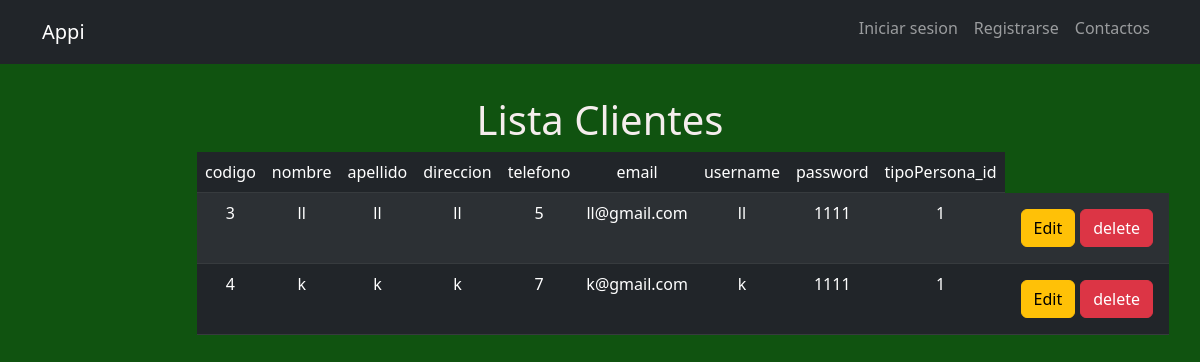
Screenshot of /lista-clientes/ with the database file from the repository.
### appi/models.py (models this page shows)
class Persona(models.Model):
    codigo = models.BigIntegerField(primary_key=True)
    nombre = models.CharField(max_length=200)
    apellido = models.CharField(max_length=200)
    direccion = models.CharField(max_length=100)
    telefono = models.CharField(max_length=100)
    email = models.EmailField()
    username = models.CharField(max_length=100)
    password = models.CharField(max_length= 20, blank= False, null= False)
    tipoPersona = models.ForeignKey(tipo_persona, on_delete=models.CASCADE,default=1)
    user = models.ForeignKey(User,on_delete=models.CASCADE,default=1)

### appi/views.py (the view)
# urls.py: path('lista-clientes/',views.listaclientes,name='personas.list'),
def listaclientes(request):
    Personas=Persona.objects.all()
    return render(request,'projects/listaclientes.html',{
        "Personas":Personas
         })

### appi/templates/projects/listaclientes.html
{% extends 'layouts/base.html' %}
{% block content %}
<div class="container mb-3 pt-5">
  <div class="row d-flex justify-content-center">
    <div class="col-md-10">
      <div>
        <h1>Lista Clientes </h1>
        <table class="table table-dark table-striped">
          <thead>
            <tr>
              <td> codigo </td>
              <td> nombre </td>
              <td> apellido </td>
              <td> direccion </td>
              <td> telefono </td>
              <td> email </td>
              <td> username </td>
              <td> password </td>
              <td> tipoPersona_id </td>
            </tr>
          </thead>
          <tbody>
            {% for Persona in Personas %}
            <tr>
              <td>
                {{ Persona.codigo }}
              </td>
              <td>
                {{ Persona.nombre }}
              </td>
              <td>
                {{ Persona.apellido }}
              </td>
              <td>
                {{ Persona.direccion }}
              </td>
              <td>
                {{ Persona.telefono }}
              </td>
              <td>
                {{ Persona.email }}
              </td>
              <td>
                {{ Persona.username }}
              </td>
              <td>
                {{ Persona.password }}
              </td>
              <td>
                {{ Persona.tipoPersona_id }}
              </td>
              <td>
                <div class="d-flex p-2">
                  <a class="btn btn-warning" style="margin-right: 5px;" href="{% url 'projects.edit' Persona.codigo %}">Edit</a>
                  <a class="btn btn-danger" href="{% url 'projects.destroy' Persona.codigo %}">delete</a>
                </div>
              </td>
            </tr>
            {% endfor %}
          </tbody>
        </table>
      </div>
    </div>
  </div>
</div>
{% endblock %}

### appi/templates/layouts/base.html (shortened to what this page needs)
{% load static %}
<!DOCTYPE html>
<html>
<head>
  <link href="https://cdn.jsdelivr.net/npm/bootstrap@5.3.0-alpha3/dist/css/bootstrap.min.css" rel="stylesheet"
>
  <link href="{%static 'css/main.css'%}" rel="stylesheet">
</head>
<body>
<div class="container pt-5">
    <nav class="navbar navbar-expand-lg navbar-dark bg-dark fixed-top " >
      <div class="container">
        <a href="{% url 'inicio' %}" class="navbar-brand"> Appi</a>
      <div class="collapse navbar-collapse" id="navbarSupportedContent">
        <ul class="navbar-nav ms-auto mb-2 mb-llg-0">
          {% if user.is_authenticated %}
          <li class="nav-item">
            <a href="{% url 'inicio' %}" class="nav-link">Inicio</a>
          </li>
          <li class="nav-item">
            <a href="{% url 'persona.venta' %}" class="nav-link">Promociona tu fruto</a>
          </li>
          <li>
            <a  class="nav-link" href="{% url 'ventas.list' %}">Historial ventas </a>
          </li>
          <li class="nav-item">
            <a href="" class="nav-link"> ver factura</a>
          </li>
          <li class="nav-item">
            <a href="{% url 'personas.list' %}" class="nav-link">lista de clientes</a>
          </li>
          <li class="nav-item">
            <a href="{% url 'logout' %}" class="nav-link">Cerrar sesion</a>
          </li>
          {% else %}
          <li class="nav-item">
            <a href="{% url 'login-form' %}" class="nav-link">Iniciar sesion</a>
          </li>
          <li class="nav-item">
            <a href="{% url 'form-register' %}" class="nav-link">Registrarse</a>
          </li>
          <li class="nav-item">
            <a href="{% url 'contactanos-form' %}" class="nav-link">Contactos</a>
          </li>
          {% endif %}
        </ul>
      </div>
    </div>
  </nav>
  {% block content %}
  {% endblock %}
</div>
</body>
</html>

### appi/static/css/main.css (style rules this page uses)
body { justify-content: center; align-items: center; text-align: center; background-color: rgb(16, 83, 16); color: rgb(245, 237, 237) }
div { margin-top: auto; padding-top: -10px; }
nav { color: blue; background-color: rgb(16, 83, 16); }
.container { display: grid; place-content: center; }
* { margin:0; padding: 0; box-sizing: border-box; }

### rows the page displays
Persona: codigo "3", nombre "ll", apellido "ll", direccion "ll", telefono "5", email "ll@gmail.com", username "ll", password "1111", tipoPersona_id "1"
Persona: codigo "4", nombre "k", apellido "k", direccion "k", telefono "7", email "k@gmail.com", username "k", password "1111", tipoPersona_id "1"
